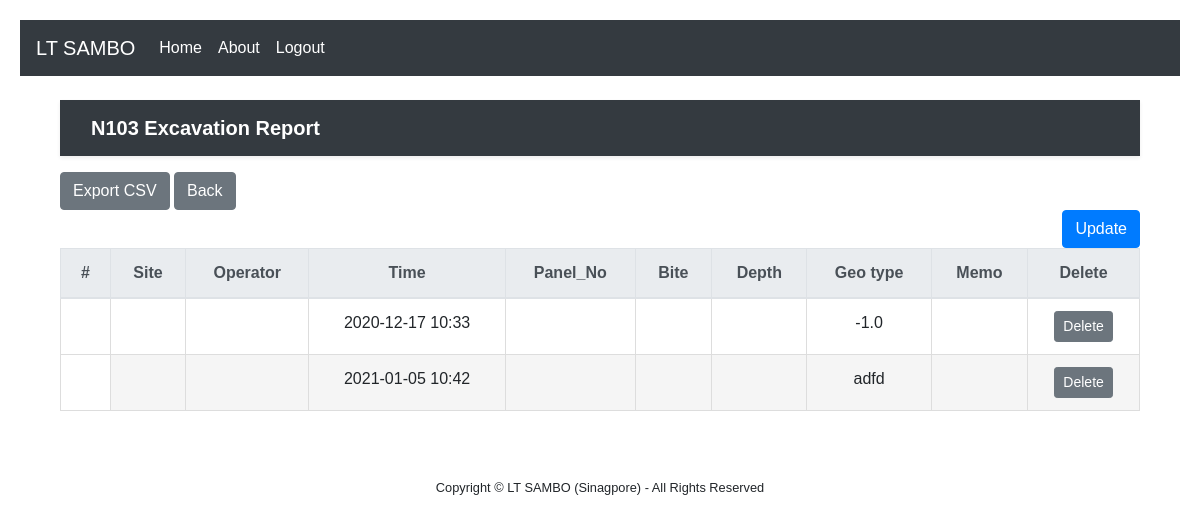
/N103/ (signed in), run on the app's committed database.
### pages/models.py (models this page shows)
class Board_N103(models.Model):
    Site = models.CharField(max_length=10, null=False)
    Operator = models.CharField(max_length=10, null=False)
    Panel_No = models.CharField(max_length=20, null=False)
    Bite = models.CharField(max_length=20, null=False)
    Depth = models.CharField(max_length=20, null=False)
    Geo_Type = models.CharField(max_length=20, null=False)
    Memo = models.CharField(max_length=30, null=False)
    created_date = models.DateTimeField(auto_now_add=True)
    modified_date = models.DateTimeField(auto_now=True)

### pages/views.py (the view)
# urls.py: path('N103/', views.Site_N103, name='N103'),
def Site_N103(request):
    boards_n103 = {'boards_n103': Board_N103.objects.all()}
    return render(request, 'N103.html', boards_n103)

### pages/templates/N103.html (shortened to what this page needs)
{% extends 'base.html' %}
{% block content %}
{% if user.is_authenticated %}
{% load static %}
<div class ="container">
<!DOCTYPE html>
<html lang="ko">
<head>
    <link rel="stylesheet" href="{% static 'bootstrap/css/style.css' %}" >
</head>
<body>
<header>
    <div class="navbar navbar-dark bg-dark shadow-sm mb-3">
        <div class="container d-flex justify-content-between">
            <a href="/" class="navbar-brand d-flex align-items-center">
                <strong>N103 Excavation Report</strong>
            </a>
        </div>
    </div>
</header>
<div class="responsive-container">
    <a href="{% url 'export-n103-csv' %}" class="btn btn-secondary">Export CSV</a>
    <a class="btn btn-secondary" href="{% url 'home' %}" role="button">Back</a>
    <div class="row">
        <div class="col-auto mr-auto"></div>
        <div class="col-auto">
            <a class="btn btn-primary" href="/post_n103" role="button">Update</a>
        </div>
    </div>
    <table class="table">
        <thead class="thead-light">
        <tr class="text-center">
            <th scope="col">#</th>
            <th scope="col">Site</th>
            <th scope="col">Operator</th>
            <th scope="col">Time</th>
            <th scope="col">Panel_No</th>
            <th scope="col">Bite</th>
            <th scope="col">Depth</th>
            <th scope="col">Geo type</th>
            <th scope="col">Memo</th>
            <th scope="col">Delete</th>
        </tr>
        </thead>
        <tbody>
        {% for board_n103 in boards_n103 %}
        <tr class="text-center">
            <th scope="row">
            </th>
            <td data-label="Site">
            </td>
            <td data-label="Operator">
            </td>
             <td data-label="Time">
                <span>{{ board_n103.created_date | date:"Y-m-d h:i" }}</span>
            </td>
            <td data-label="Panel_No">
            </td>
            <td data-label="Bite_No">
            </td>
            <td data-label="Depth">
            </td>
            <td data-label="Geo_Type">
                <span>{{ board_n103.Geo_Type }}</span>
            </td>
            <td data-label="Memo">
            </td>
            <td>
                <a href="/delete_N103/{{ board_n103.id }}" class="btn btn-secondary btn-sm"  >Delete</a>
            </td>
        </tr>
        {% endfor %}
        </tbody>
    </table>
</div>
</body>
</html>
{% else %}
Login first!
{% endif %}
{% endblock %}

### data on the page
Board_N103: created_date "2020-12-17 10:33", Geo_Type "-1.0"
Board_N103: created_date "2021-01-05 10:42", Geo_Type "adfd"
